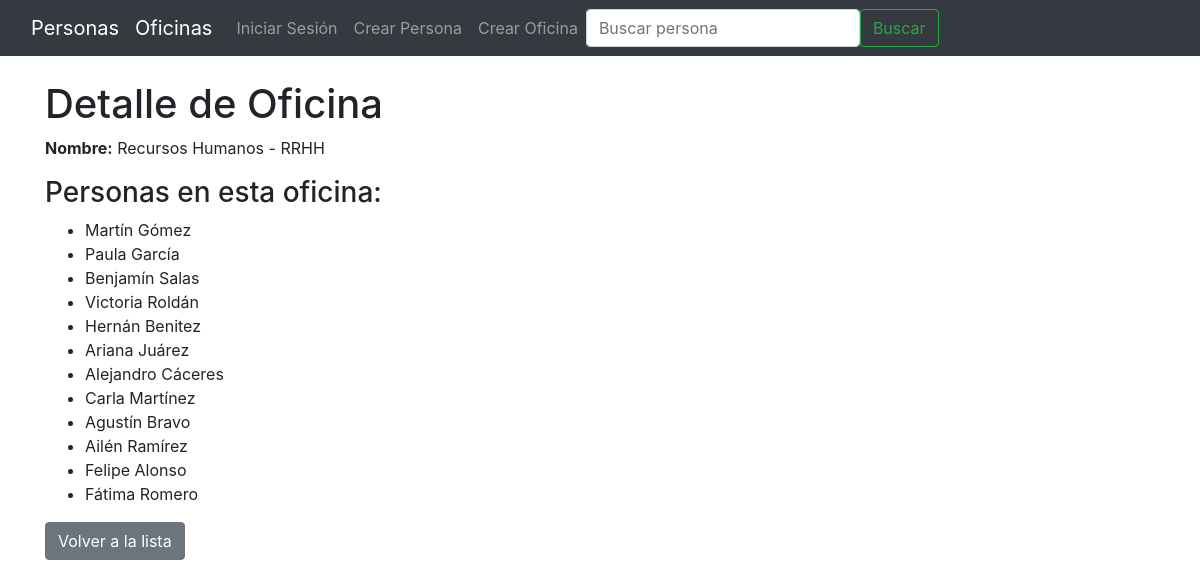
Page /oficina/detalle/1/ on the committed database.
### oficina/models.py (models this page shows, shortened)
class Oficina(models.Model):
    nombre = models.CharField(verbose_name="Nombre", max_length=50)
    nombre_corto = models.CharField(verbose_name="Nombre Corto", max_length=20)
    class Meta:
        verbose_name = 'Oficina'
        verbose_name_plural = 'Oficinas'

### persona/models.py (models this page shows, shortened)
class Persona(models.Model):
    nombre = models.CharField(verbose_name="Nombre", max_length=50)
    apellido = models.CharField(verbose_name="Apellido", max_length=50)
    edad = models.IntegerField(verbose_name="Edad")
    oficina = models.ForeignKey('oficina.Oficina', on_delete=models.CASCADE)
    class Meta:
        verbose_name = 'Persona'
        verbose_name_plural = 'Personas'

### oficina/views.py (the view)
class OficinaDetailView(DetailView):
    model = Oficina
    template_name = 'oficina/detalle.html'
    context_object_name = 'oficina'
    def get_context_data(self, **kwargs):
        context = super().get_context_data(**kwargs)
        context['personas'] = Persona.objects.filter(oficina=self.object)
        return context

### templates/oficina/detalle.html
{% extends 'base.html' %}
{% block content %}
    <h1>Detalle de Oficina</h1>
    <p><strong>Nombre:</strong> {{ oficina.nombre }} - {{ oficina.nombre_corto }}</p>
    <h3>Personas en esta oficina:</h3>
    <ul>
      {% for persona in personas %}
        <li>{{ persona.nombre }} {{ persona.apellido }}</li>
      {% empty %}
        <li>No hay personas en esta oficina.</li>
      {% endfor %}
    </ul>
    <a href="{% url 'oficina:lista' %}" class="btn btn-secondary">Volver a la lista</a>
{% endblock content %}

### rows in the picture
Oficina: nombre "Recursos Humanos", nombre_corto "RRHH"
Persona: nombre "Martín", apellido "Gómez"
Persona: nombre "Paula", apellido "García"
Persona: nombre "Benjamín", apellido "Salas"
Persona: nombre "Victoria", apellido "Roldán"
Persona: nombre "Hernán", apellido "Benitez"
Persona: nombre "Ariana", apellido "Juárez"
Persona: nombre "Alejandro", apellido "Cáceres"
Persona: nombre "Carla", apellido "Martínez"
Persona: nombre "Agustín", apellido "Bravo"
Persona: nombre "Ailén", apellido "Ramírez"
Persona: nombre "Felipe", apellido "Alonso"
Persona: nombre "Fátima", apellido "Romero"
